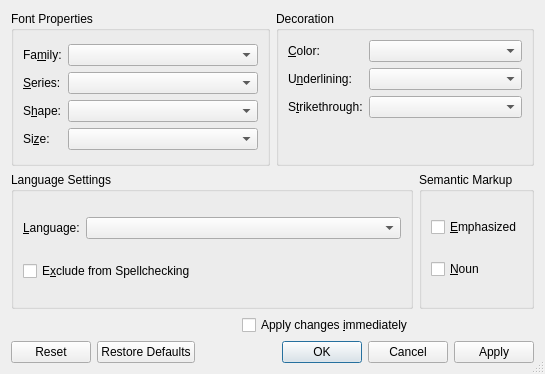
<?xml version="1.0" encoding="UTF-8"?>
<ui version="4.0">
 <class>CharacterUi</class>
 <widget class="QDialog" name="CharacterUi">
  <property name="geometry">
   <rect>
    <x>0</x>
    <y>0</y>
    <width>545</width>
    <height>374</height>
   </rect>
  </property>
  <property name="windowTitle">
   <string/>
  </property>
  <property name="sizeGripEnabled">
   <bool>true</bool>
  </property>
  <layout class="QGridLayout" name="gridLayout_7">
   <item row="0" column="0" colspan="2">
    <layout class="QHBoxLayout" name="horizontalLayout_2">
     <item>
      <widget class="QGroupBox" name="groupBox">
       <property name="title">
        <string>Font Properties</string>
       </property>
       <property name="flat">
        <bool>true</bool>
       </property>
       <layout class="QGridLayout" name="gridLayout_2">
        <item row="0" column="0">
         <layout class="QGridLayout" name="gridLayout">
          <item row="0" column="0">
           <widget class="QLabel" name="familyLA">
            <property name="toolTip">
             <string>Font family</string>
            </property>
            <property name="text">
             <string>Fa&amp;mily:</string>
            </property>
            <property name="buddy">
             <cstring>familyCO</cstring>
            </property>
           </widget>
          </item>
          <item row="0" column="1">
           <widget class="QComboBox" name="familyCO">
            <property name="sizePolicy">
             <sizepolicy hsizetype="MinimumExpanding" vsizetype="Fixed">
              <horstretch>0</horstretch>
              <verstretch>0</verstretch>
             </sizepolicy>
            </property>
            <property name="toolTip">
             <string>Font family</string>
            </property>
           </widget>
          </item>
          <item row="1" column="0">
           <widget class="QLabel" name="seriesLA">
            <property name="toolTip">
             <string>Font series</string>
            </property>
            <property name="text">
             <string>&amp;Series:</string>
            </property>
            <property name="buddy">
             <cstring>seriesCO</cstring>
            </property>
           </widget>
          </item>
          <item row="1" column="1">
           <widget class="QComboBox" name="seriesCO">
            <property name="sizePolicy">
             <sizepolicy hsizetype="MinimumExpanding" vsizetype="Fixed">
              <horstretch>0</horstretch>
              <verstretch>0</verstretch>
             </sizepolicy>
            </property>
            <property name="toolTip">
             <string>Font series</string>
            </property>
           </widget>
          </item>
          <item row="2" column="0">
           <widget class="QLabel" name="shapeLA">
            <property name="toolTip">
             <string>Font shape</string>
            </property>
            <property name="text">
             <string>S&amp;hape:</string>
            </property>
            <property name="buddy">
             <cstring>shapeCO</cstring>
            </property>
           </widget>
          </item>
          <item row="2" column="1">
           <widget class="QComboBox" name="shapeCO">
            <property name="sizePolicy">
             <sizepolicy hsizetype="MinimumExpanding" vsizetype="Fixed">
              <horstretch>0</horstretch>
              <verstretch>0</verstretch>
             </sizepolicy>
            </property>
            <property name="toolTip">
             <string>Font shape</string>
            </property>
           </widget>
          </item>
          <item row="3" column="0">
           <widget class="QLabel" name="sizeLA">
            <property name="toolTip">
             <string>Font size</string>
            </property>
            <property name="text">
             <string>Si&amp;ze:</string>
            </property>
            <property name="buddy">
             <cstring>sizeCO</cstring>
            </property>
           </widget>
          </item>
          <item row="3" column="1">
           <widget class="QComboBox" name="sizeCO">
            <property name="sizePolicy">
             <sizepolicy hsizetype="MinimumExpanding" vsizetype="Fixed">
              <horstretch>0</horstretch>
              <verstretch>0</verstretch>
             </sizepolicy>
            </property>
            <property name="toolTip">
             <string>Font size</string>
            </property>
           </widget>
          </item>
         </layout>
        </item>
       </layout>
      </widget>
     </item>
     <item>
      <widget class="QGroupBox" name="groupBox_2">
       <property name="title">
        <string>Decoration</string>
       </property>
       <property name="flat">
        <bool>true</bool>
       </property>
       <layout class="QGridLayout" name="gridLayout_4">
        <item row="0" column="0">
         <layout class="QGridLayout" name="gridLayout_3">
          <item row="2" column="1">
           <widget class="QComboBox" name="strikeCO">
            <property name="sizePolicy">
             <sizepolicy hsizetype="MinimumExpanding" vsizetype="Fixed">
              <horstretch>0</horstretch>
              <verstretch>0</verstretch>
             </sizepolicy>
            </property>
            <property name="toolTip">
             <string>Strike-through text</string>
            </property>
           </widget>
          </item>
          <item row="1" column="0">
           <widget class="QLabel" name="ulineLA">
            <property name="text">
             <string>U&amp;nderlining:</string>
            </property>
            <property name="buddy">
             <cstring>ulineCO</cstring>
            </property>
           </widget>
          </item>
          <item row="0" column="0">
           <widget class="QLabel" name="colorLA">
            <property name="enabled">
             <bool>true</bool>
            </property>
            <property name="toolTip">
             <string>Font color</string>
            </property>
            <property name="text">
             <string>&amp;Color:</string>
            </property>
            <property name="buddy">
             <cstring>colorCO</cstring>
            </property>
           </widget>
          </item>
          <item row="0" column="1">
           <widget class="lyx::frontend::CategorizedCombo" name="colorCO">
            <property name="inputMethodHints">
             <set>Qt::InputMethodHint::ImhDigitsOnly|Qt::InputMethodHint::ImhLatinOnly</set>
            </property>
            <property name="maxVisibleItems">
             <number>20</number>
            </property>
           </widget>
          </item>
          <item row="2" column="0">
           <widget class="QLabel" name="strikeLA">
            <property name="text">
             <string>S&amp;trikethrough:</string>
            </property>
            <property name="buddy">
             <cstring>strikeCO</cstring>
            </property>
           </widget>
          </item>
          <item row="1" column="1">
           <widget class="QComboBox" name="ulineCO">
            <property name="sizePolicy">
             <sizepolicy hsizetype="MinimumExpanding" vsizetype="Fixed">
              <horstretch>0</horstretch>
              <verstretch>0</verstretch>
             </sizepolicy>
            </property>
            <property name="toolTip">
             <string>Underlining of text</string>
            </property>
           </widget>
          </item>
         </layout>
        </item>
        <item row="1" column="0">
         <spacer name="verticalSpacer_2">
          <property name="orientation">
           <enum>Qt::Vertical</enum>
          </property>
          <property name="sizeType">
           <enum>QSizePolicy::Fixed</enum>
          </property>
          <property name="sizeHint" stdset="0">
           <size>
            <width>20</width>
            <height>36</height>
           </size>
          </property>
         </spacer>
        </item>
       </layout>
      </widget>
     </item>
    </layout>
   </item>
   <item row="1" column="0">
    <widget class="QGroupBox" name="groupBox_4">
     <property name="title">
      <string>Language Settings</string>
     </property>
     <property name="flat">
      <bool>true</bool>
     </property>
     <layout class="QGridLayout" name="gridLayout_6">
      <item row="0" column="0">
       <layout class="QHBoxLayout" name="horizontalLayout">
        <item>
         <widget class="QLabel" name="LanguageLA">
          <property name="text">
           <string>&amp;Language:</string>
          </property>
          <property name="buddy">
           <cstring>langCO</cstring>
          </property>
         </widget>
        </item>
        <item>
         <widget class="QComboBox" name="langCO">
          <property name="sizePolicy">
           <sizepolicy hsizetype="MinimumExpanding" vsizetype="Fixed">
            <horstretch>0</horstretch>
            <verstretch>0</verstretch>
           </sizepolicy>
          </property>
          <property name="toolTip">
           <string>Language</string>
          </property>
         </widget>
        </item>
       </layout>
      </item>
      <item row="1" column="0">
       <widget class="QCheckBox" name="nospellcheckCB">
        <property name="toolTip">
         <string>If this is selected, the marked text will not be spellchecked</string>
        </property>
        <property name="text">
         <string>E&amp;xclude from Spellchecking</string>
        </property>
       </widget>
      </item>
     </layout>
    </widget>
   </item>
   <item row="1" column="1">
    <widget class="QGroupBox" name="groupBox_3">
     <property name="title">
      <string>Semantic Markup</string>
     </property>
     <property name="flat">
      <bool>true</bool>
     </property>
     <layout class="QGridLayout" name="gridLayout_5">
      <item row="0" column="0">
       <widget class="QCheckBox" name="emphCB">
        <property name="toolTip">
         <string>Semantic emphasizing (italic by default, but can be adapted)</string>
        </property>
        <property name="text">
         <string>&amp;Emphasized</string>
        </property>
       </widget>
      </item>
      <item row="1" column="0">
       <widget class="QCheckBox" name="nounCB">
        <property name="toolTip">
         <string>Semantic markup of nouns (small caps by default, but can be adapted)</string>
        </property>
        <property name="text">
         <string>&amp;Noun</string>
        </property>
       </widget>
      </item>
     </layout>
    </widget>
   </item>
   <item row="2" column="0">
    <layout class="QHBoxLayout" name="horizontalLayout_3">
     <item>
      <spacer>
       <property name="orientation">
        <enum>Qt::Horizontal</enum>
       </property>
       <property name="sizeType">
        <enum>QSizePolicy::Expanding</enum>
       </property>
       <property name="sizeHint" stdset="0">
        <size>
         <width>20</width>
         <height>20</height>
        </size>
       </property>
      </spacer>
     </item>
     <item>
      <widget class="QCheckBox" name="autoapplyCB">
       <property name="toolTip">
        <string>Apply each change automatically</string>
       </property>
       <property name="text">
        <string>Apply changes &amp;immediately</string>
       </property>
      </widget>
     </item>
    </layout>
   </item>
   <item row="3" column="0" colspan="2">
    <layout class="QHBoxLayout">
     <property name="spacing">
      <number>6</number>
     </property>
     <property name="leftMargin">
      <number>0</number>
     </property>
     <property name="topMargin">
      <number>0</number>
     </property>
     <property name="rightMargin">
      <number>0</number>
     </property>
     <property name="bottomMargin">
      <number>0</number>
     </property>
     <item>
      <widget class="QDialogButtonBox" name="buttonBox">
       <property name="standardButtons">
        <set>QDialogButtonBox::StandardButton::Apply|QDialogButtonBox::StandardButton::Cancel|QDialogButtonBox::StandardButton::Ok|QDialogButtonBox::StandardButton::Reset|QDialogButtonBox::StandardButton::RestoreDefaults</set>
       </property>
      </widget>
     </item>
    </layout>
   </item>
  </layout>
 </widget>
 <customwidgets>
  <customwidget>
   <class>lyx::frontend::CategorizedCombo</class>
   <extends>QComboBox</extends>
   <header>CategorizedCombo.h</header>
  </customwidget>
 </customwidgets>
 <tabstops>
  <tabstop>familyCO</tabstop>
  <tabstop>seriesCO</tabstop>
  <tabstop>shapeCO</tabstop>
  <tabstop>langCO</tabstop>
 </tabstops>
 <includes>
  <include location="local">qt_i18n.h</include>
 </includes>
 <resources/>
 <connections/>
</ui>
